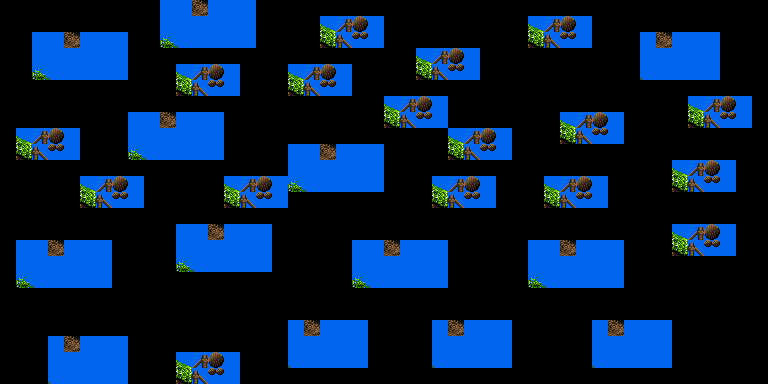

A level layout from a 2D game, rendered from its tile map. Below: a short description, then the map file with tile-grid data replaced by summaries:
An orthogonal 48x24 tile map with 16x16 px tiles, 4 tile layers (bg_low, bg_hi, fg_col, fg_prz), 2 hidden layers not drawn.

<map version="1.9" tiledversion="1.9.0" orientation="orthogonal" renderorder="right-down" width="48" height="24" tilewidth="16" tileheight="16" infinite="0" nextlayerid="8" nextobjectid="117">
 <tileset firstgid="1" name="level0" tilewidth="16" tileheight="16" tilecount="256" columns="16">
  <image source="_res/fields1.png" trans="ff00ff" width="256" height="256" />
 </tileset>
 <layer id="1" name="bg_low" width="48" height="24">
  <data>[1152 cells, 355 non-empty, 26 distinct tile ids]</data>
 </layer>
 <layer id="3" name="bg_hi" width="48" height="24">
  <data>[1152 cells, 0 non-empty, 0 distinct tile ids]</data>
 </layer>
 <layer id="2" name="fg_low" width="48" height="24" visible="0">
  <data>[1152 cells, 864 non-empty, 54 distinct tile ids]</data>
 </layer>
 <layer id="4" name="fg_hi" width="48" height="24" visible="0">
  <data>[1152 cells, 0 non-empty, 0 distinct tile ids]</data>
 </layer>
 <layer id="5" name="fg_col" width="48" height="24">
  <data>[1152 cells, 0 non-empty, 0 distinct tile ids]</data>
 </layer>
 <layer id="6" name="fg_prz" width="48" height="24">
  <data>[1152 cells, 0 non-empty, 0 distinct tile ids]</data>
 </layer>
 <objectgroup id="7" name="objects" />
</map>